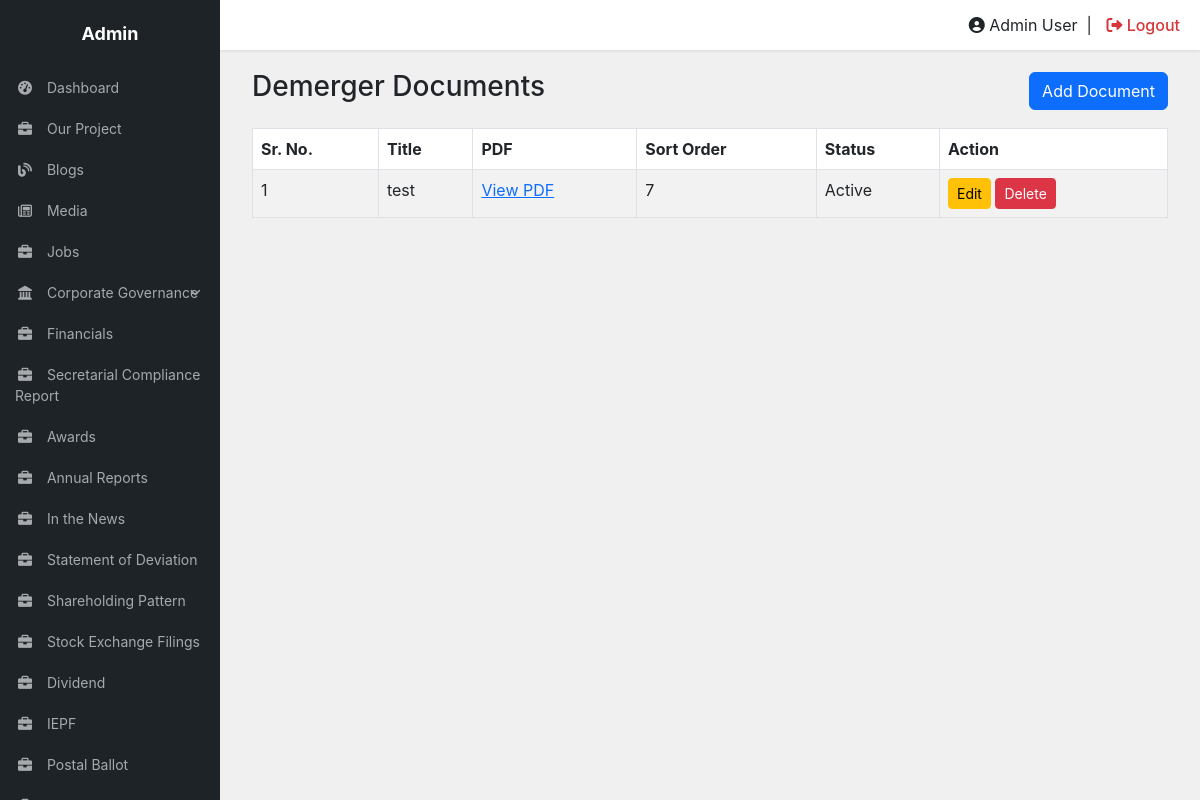
/crm/demerger/ (signed in), run on the app's committed database.
### tables this page shows
CREATE TABLE `demerger_documents` (
  `id` int(11) NOT NULL,
  `title` varchar(255) NOT NULL,
  `pdf_file` varchar(500) DEFAULT NULL,
  `sort_order` int(11) DEFAULT '0',
  `status` tinyint(1) DEFAULT '1',
  `created_at` timestamp NOT NULL DEFAULT CURRENT_TIMESTAMP,
  `updated_at` timestamp NOT NULL DEFAULT CURRENT_TIMESTAMP ON UPDATE CURRENT_TIMESTAMP
);

### crm/demerger/form_helpers.php (called while the page is built, shortened)
<?php
function e($value): string {
    return htmlspecialchars((string)$value, ENT_QUOTES, 'UTF-8');
}

### crm/demerger/index.php (the view, shortened to what this page needs)
<?php
require_once __DIR__ . '/../../dbc.php';
require_once __DIR__ . '/form_helpers.php';
$result = $conn->query("SELECT id, title, pdf_file, sort_order, status FROM demerger_documents ORDER BY sort_order ASC, id DESC");
$rows = [];
if ($result) while ($row = $result->fetch_assoc()) $rows[] = $row;
include __DIR__ . '/../includes/header.php';
?>
<div class="container-fluid">
    <div class="d-flex justify-content-between align-items-center mb-3">
        <h3>Demerger Documents</h3>
        <a href="add.php" class="btn btn-primary">Add Document</a>
    </div>
    <div class="table-responsive">
        <table class="table table-bordered table-striped">
            <thead><tr><th>Sr. No.</th><th>Title</th><th>PDF</th><th>Sort Order</th><th>Status</th><th>Action</th></tr></thead>
            <tbody>
            <?php if ($rows): foreach ($rows as $i => $row): ?>
                <tr>
                    <td><?= $i + 1 ?></td>
                    <td><?= e($row['title']) ?></td>
                    <td><?php if ($row['pdf_file']): ?><a href="/ajmera/<?= e(ltrim($row['pdf_file'], '/')) ?>" target="_blank" rel="noopener">View PDF</a><?php else: ?>—<?php endif; ?></td>
                    <td><?= (int)$row['sort_order'] ?></td>
                    <td><?= (int)$row['status'] === 1 ? 'Active' : 'Inactive' ?></td>
                    <td class="text-nowrap">
                        <a href="edit.php?id=<?= (int)$row['id'] ?>" class="btn btn-sm btn-warning">Edit</a>
                        <form method="post" action="delete.php" class="d-inline" onsubmit="return confirm('Delete this demerger document?');">
                            <button type="submit" class="btn btn-sm btn-danger">Delete</button>
                        </form>
                    </td>
                </tr>
            <?php endforeach; else: ?>
                <tr><td colspan="6" class="text-center">No demerger documents available.</td></tr>
            <?php endif; ?>
            </tbody>
        </table>
    </div>
</div>
<?php include __DIR__ . '/../includes/footer.php'; ?>

### crm/includes/header.php (style rules this page uses)
body { background-color: #f0f0f1; font-family: -apple-system, BlinkMacSystemFont, "Segoe UI", Roboto, Oxygen-Sans, Ubuntu, Cantarell, "Helvetica Neue", sans-serif; margin: 0; overflow-x: hidden; }

### data on the page
demerger_documents: title "test", sort_order "7", status "Active"
